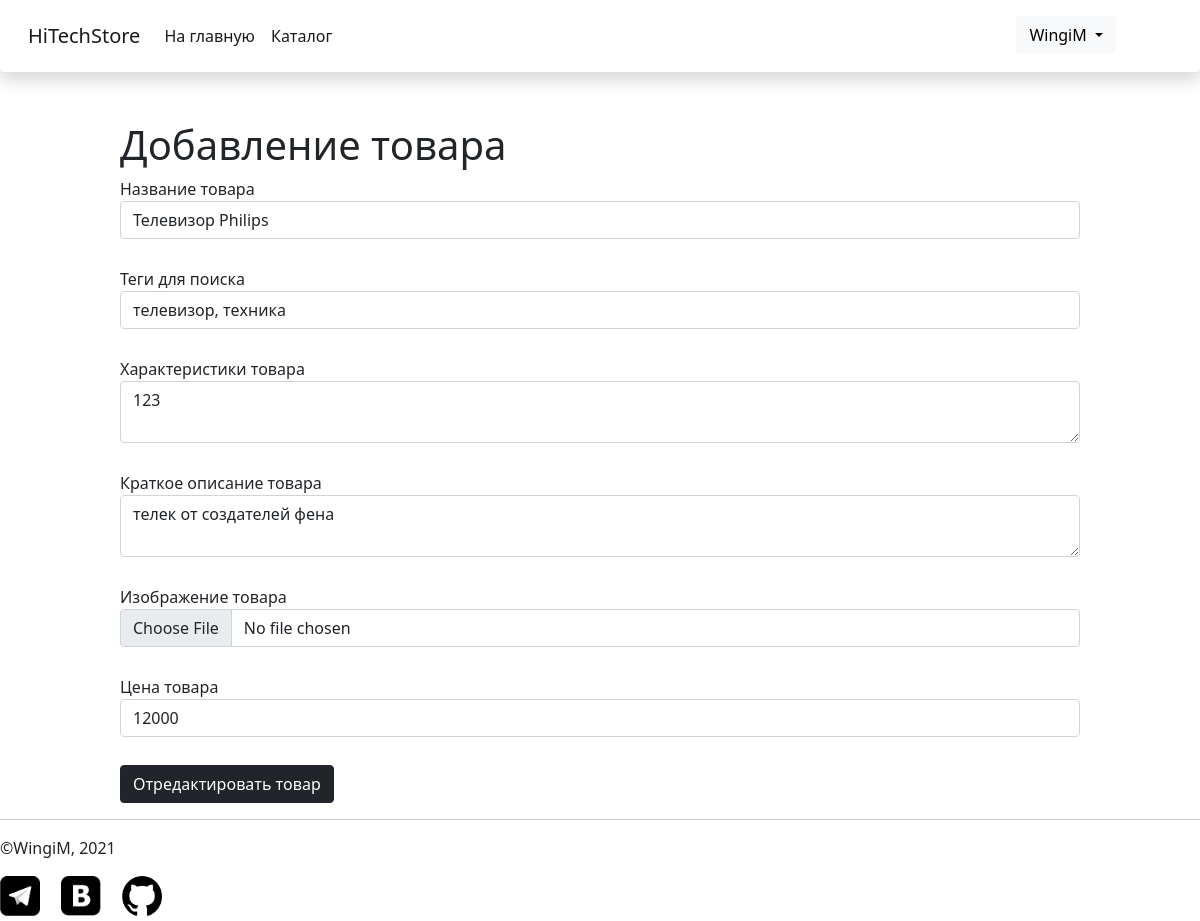
Page /edit_product/5 (signed in) on the committed database.
### data/users.py (models this page shows, shortened)
class User(SqlAlchemyBase, UserMixin, SerializerMixin):
    __tablename__ = 'users'
    id = sqlalchemy.Column(sqlalchemy.Integer, primary_key=True, autoincrement=True)
    nickname = sqlalchemy.Column(sqlalchemy.String, unique=True)
    email = sqlalchemy.Column(sqlalchemy.String, unique=True, index=True)
    hashed_password = sqlalchemy.Column(sqlalchemy.String)
    is_admin = sqlalchemy.Column(sqlalchemy.Boolean, default=0)
    cart = orm.relation('Products', secondary='users_carts', backref='users')

### data/products.py (models this page shows, shortened)
class Products(SqlAlchemyBase, SerializerMixin):
    association_table = sqlalchemy.Table(
        'users_carts',
        SqlAlchemyBase.metadata,
        sqlalchemy.Column('user', sqlalchemy.Integer,
                          sqlalchemy.ForeignKey('users.id')),
        sqlalchemy.Column('carted_product', sqlalchemy.Integer,
                          sqlalchemy.ForeignKey('products.id'))
    )
    __tablename__ = 'products'
    id = sqlalchemy.Column(sqlalchemy.Integer, primary_key=True, autoincrement=True)
    name = sqlalchemy.Column(sqlalchemy.String, unique=True)
    image = sqlalchemy.Column(sqlalchemy.String)
    specs = sqlalchemy.Column(sqlalchemy.String)
    about = sqlalchemy.Column(sqlalchemy.String)
    price = sqlalchemy.Column(sqlalchemy.Integer)
    stringed_categories = sqlalchemy.Column(sqlalchemy.String)
    categories = orm.relation('Categories', secondary='categories_to_products', backref='products')

### app.py (the view, shortened to what this page needs)
@app.route('/edit_product/<int:id>', methods=["GET", "POST"])
@login_required
def edit_product(id):
    if not current_user.is_admin:
        return abort(403)
    sess = db_session.create_session()
    product = sess.query(Products).get(id)
    if not product:
        return abort(404)
    title = 'Редактирование продукта | ' + TITLE
    form = EditProductForm()
    if request.method == 'GET':
        form.name.data = product.name
        form.price.data = product.price
        form.about.data = product.about
        form.specs.data = product.specs
        form.search_tags.data = product.stringed_categories
    return render_template('add_product.html', title=title, form=form)

### forms/edit_product.py
class EditProductForm(FlaskForm):
    name = StringField('Название товара', validators=[DataRequired()])
    search_tags = StringField('Теги для поиска', validators=[DataRequired()])
    image = FileField('Изображение товара', validators=[FileAllowed(['jpg', 'png', 'Images only!'])])
    specs = TextAreaField('Характеристики товара', validators=[DataRequired()])
    about = TextAreaField('Краткое описание товара', validators=[DataRequired()])
    price = IntegerField('Цена товара', validators=[DataRequired()])
    submit = SubmitField('Отредактировать товар')

### app.py (called while the page is built)
@login_manager.user_loader
def load_user(user_id):
    db_sess = db_session.create_session()
    return db_sess.query(User).get(user_id)

### data/db_session.py (called while the page is built)
def create_session() -> Session:
    global __factory
    return __factory()

### templates/add_product.html (shortened to what this page needs)
<!DOCTYPE html>
<html lang="en">
<head>
</head>
<body>
{% extends "base.html" %}
{% block content %}
	<form action="" method="post" class="form-inputs" enctype="multipart/form-data">
		<h1>Добавление товара</h1>
		<p class="mb-1">
			{{ form.name.label }}<br>
			{{ form.name(class="form-control") }}<br>
		</p>
		<p class="mb-1">
			{{ form.search_tags.label }}<br>
			{{ form.search_tags(class="form-control") }}<br>
		</p>
		<p class="mb-1">
			{{ form.specs.label }}<br>
			{{ form.specs(class="form-control") }}<br>
		</p>
		<p class="mb-1">
			{{ form.about.label }}<br>
			{{ form.about(class="form-control") }}<br>
		</p>
		<p class="mb-1">
			{{ form.image.label }}<br>
			{{ form.image(class="form-control") }}<br>
		</p>
		<p class="mb-1">
			{{ form.price.label }}<br>
			{{ form.price(class="form-control") }}<br>
		</p>
		<p>{{ form.submit(type="submit", class="btn btn-dark") }}</p>
	</form>
{% endblock %}

### templates/base.html (shortened to what this page needs)
<!DOCTYPE html>
<html lang="en">
<head>
	<link href="https://cdn.jsdelivr.net/npm/bootstrap@5.0.0-beta2/dist/css/bootstrap.min.css" rel="stylesheet"
>
	<link rel="stylesheet" type="text/css" href="../static/css/style.css">
</head>
<body>
<header class="header">
	<nav class="navbar navbar-expand-lg navbar-light bg-light border-bottom
	sticky-top d-flex w-100 shadow p-3 mb-5 bg-white rounded">
		<div class="container-fluid">
			<a class="navbar-brand" href="/">HiTechStore</a>
			<div class="collapse navbar-collapse" id="navbarNavAltMarkup">
				<div class="navbar-nav">
					<a class="nav-link active" aria-current="page" href="/">На главную</a>
					<a class="nav-link active" aria-current="page" href="/catalog">Каталог</a>
					<div class="position-absolute end-0 user-menu">
						{% if not current_user.is_authenticated %}
							<a class="nav-link active d-inline me-2" href="/login">
								Войти
							</a>
							<a class="nav-link active d-inline me-2" href="/register">
								Регистрация
							</a>
						{% else %}
							<div class="dropdown">
								<button class="btn btn-light dropdown-toggle me-4" type="button"
										id="dropdownMenuButton1"
										data-bs-toggle="dropdown" aria-expanded="false">
									{{ current_user.nickname }}
								</button>
							</div>
						{% endif %}
					</div>
				</div>
			</div>
		</div>
	</nav>
</header>
<main>
	{% block content %}
	{% endblock %}
</main>
<footer class="footer">
	<hr>
	<p>©WingiM, 2021</p>
	<a class="navbar-brand active position-relative d-inline" href="https://telegram.org/"
	   target="_blank">
		<img src="../static/img/telegram.png" width="40" height="40">
	</a>
	<a class="navbar-brand active position-relative d-inline" href="https://vk.com/" target="_blank">
		<img src="../static/img/vk.png" width="40" height="40">
	</a>
	<a class="navbar-brand active position-relative d-inline"
	   href="https://github.com/WingiM/Flask-Project" target="_blank">
		<img src="../static/img/github.png" width="40" height="40">
	</a>
</footer>
</body>
</html>

### static/css/style.css (style rules this page uses)
.form-inputs { width: 80%; margin: auto; }
.footer { margin-bottom: 5px; }
.user-menu { margin-right: 5%; }

### rows in the picture
User: nickname "WingiM"
Products: name "Телевизор Philips", specs "123", about "телек от создателей фена", price "12000"
